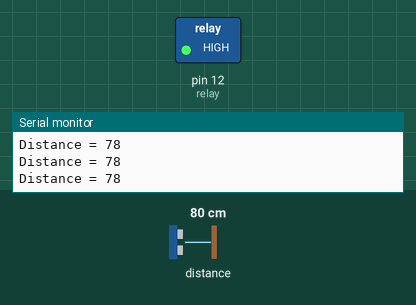
The sketch below on a simulated Arduino Uno, built with avr-gcc and run on an emulated ATmega328P. Shown: switched loads named in the sketch (green lamp = pin HIGH), the last lines printed to the serial monitor. Wiring (inferred from the names in the program): ultrasonic range finder: trigger pin 2; echo pin 0. The test bench sets the inputs (shaded band); at power-on: distance to the obstacle 80 cm. The echo pulse lasts 58.3 µs per cm; pins used as bus, display or sensor lines are not drawn.

Above: at 1.2 s.
1.3 s: distance to the obstacle set to 12 cm
4.3 s: distance to the obstacle set to 9 cm
At 4.6 s:
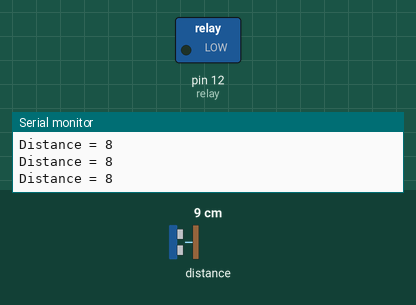
5.8 s: distance to the obstacle set to 18 cm
At 6.4 s:
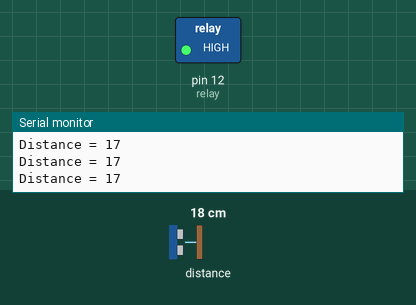
7.3 s: distance to the obstacle set to 2 cm
At 7.9 s:
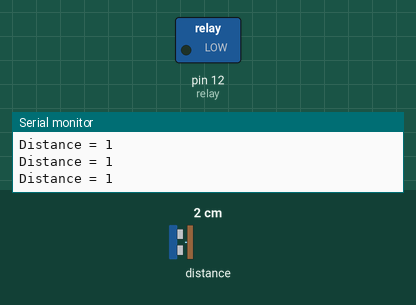
Timing chart, 0 to 9.8 s (numbered marks = the images above; inputs shaded):
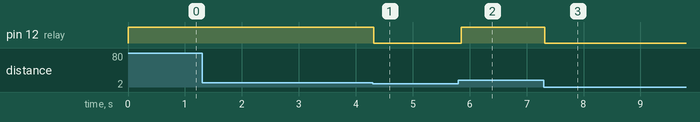

The sketch:

distancemain.ino
```cpp
const int trigP = 2;  //D4 Or GPIO-2 of nodemcu
const int echoP = 0;  //D3 Or GPIO-0 of nodemcu
const int relay = 12; // D6 or GPIO-12 of nodemcu
long duration;
int distance;

void setup() {
pinMode(trigP, OUTPUT);  // Sets the trigPin as an Output
pinMode(echoP, INPUT);   // Sets the echoPin as an Input
pinMode(relay, OUTPUT);
Serial.begin(9600);      // Open serial channel at 9600 baud rate
}

void loop() {

digitalWrite(trigP, LOW);   // Makes trigPin low
delayMicroseconds(2);       // 2 micro second delay

digitalWrite(trigP, HIGH);  // tigPin high
delayMicroseconds(10);      // trigPin high for 10 micro seconds
digitalWrite(trigP, LOW);   // trigPin low

duration = pulseIn(echoP, HIGH);   //Read echo pin, time in microseconds
distance= duration*0.034/2;        //Calculating actual/real distance

Serial.print("Distance = ");        //Output distance on arduino serial monitor
Serial.println(distance);
                          //Pause for 3 seconds and start measuring distance again


if (distance < 10){
    digitalWrite(relay, LOW);
    Serial.print("Distance = ");
    Serial.println(distance);
  }
else
    digitalWrite(relay, HIGH);
    Serial.print("Distance = ");
    Serial.println(distance);
}
```

Measured:
- the behaviour switches between 11 and 10 cm on distance to the obstacle (found by bisection; images 0 and 1)
- after the input at 4.3 s, pin 12 (relay): HIGH → LOW at once
- after the input at 5.8 s, pin 12 (relay): LOW → HIGH after 0.05 s
- after the input at 7.3 s, pin 12 (relay): HIGH → LOW at once
